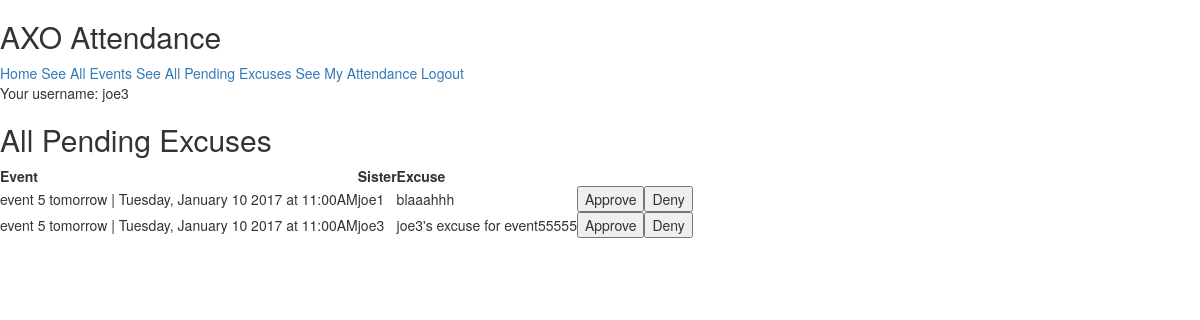
The page /attendance/excuses/pending/ (signed in) on the database as committed earlier.
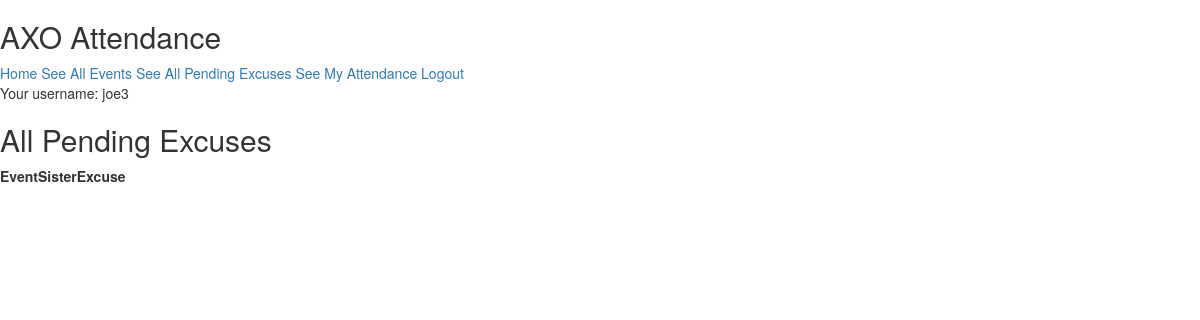
The same page on the database as committed later.
### attendance/models.py (models this page shows, shortened)
class Excuse(models.Model):
  PENDING = 0
  APPROVED = 1
  DENIED = 2
  STATUS = (
    (PENDING, 'Pending'),
    (APPROVED, 'Approved'),
    (DENIED, 'Denied')
  )
  event = models.ForeignKey(Event)
  sister = models.ForeignKey(Sister)
  text = models.CharField(max_length=1000)
  status = models.IntegerField(choices=STATUS, default=PENDING)

@python_2_unicode_compatible
class Event(models.Model):
  VALUE_OF_EXCUSED_ABSENCE = .75
  name = models.CharField(max_length=200)
  date = models.DateTimeField()
  is_mandatory = models.BooleanField(default=False)
  is_activated = models.BooleanField(default=False)
  required_sisters = models.ManyToManyField(Sister, blank=True, related_name='sisters_required')
  sisters_attended = models.ManyToManyField(Sister, blank=True, related_name='Attendees')
  sisters_excused = models.ManyToManyField(Sister, blank=True, related_name='sisters_excused')
  points = models.IntegerField(default=10)
  def __str__(self):
    formatted_date = self.date.strftime("%A, %B %d %Y at %I:%M%p")
    return self.name + " | " + formatted_date

@python_2_unicode_compatible
class Sister(models.Model):
  ACTIVE = 0
  ALUM = 1
  NEW_MEMBER = 2
  PRC = 3
  ABROAD = 4
  STATUS = (
    (ACTIVE, 'Active'),
    (ALUM, 'Alum'),
    (NEW_MEMBER, 'New Member'),
    (PRC, 'PRC'),
    (ABROAD, 'Abroad')
  )
  user = models.OneToOneField(User, on_delete=models.CASCADE)
  status = models.IntegerField(choices=STATUS)

### attendance/views.py (the view)
@login_required
def excuse_pending(request):
  excuses = Excuse.objects.filter(status=Excuse.PENDING)
  return render(request, 'attendance/excuse_pending.html', {'excuses': excuses})

### attendance/templates/attendance/excuse_pending.html (shortened to what this page needs)
{% extends "attendance/base.html" %}
{% block content %}
<h2> All Pending Excuses </h2>
<table>
  <tr>
    <th> Event </th>
    <th> Sister </th>
    <th> Excuse </th>
  </tr>
  {% for excuse in excuses %}
    <tr>
      <td> {{ excuse.event }} </td>
      <td> {{ excuse.sister.user.username }} </td>
      <td> {{ excuse.text }} </td>
      <td>
        <form action="{% url 'attendance:excuse_approve' excuse.id %}" method="post">
          <input type="submit" value="Approve" />
        </form>
      </td>
      <td>
        <form action="{% url 'attendance:excuse_deny' excuse.id %}" method="post">
          <input type="submit" value="Deny" />
        </form>
      </td>
    </tr>
  {% endfor %}
{% endblock content %}

Rows that differ between the two databases and show on the page:
no longer on this page (row edited): Excuse: event "event 5 tomorrow | Tuesday, January 10 2017 at 11:00AM", sister.user.username "joe1", text "blaaahhh"
no longer on this page (row edited): Excuse: event "event 5 tomorrow | Tuesday, January 10 2017 at 11:00AM", sister.user.username "joe3", text "joe3's excuse for event55555"
